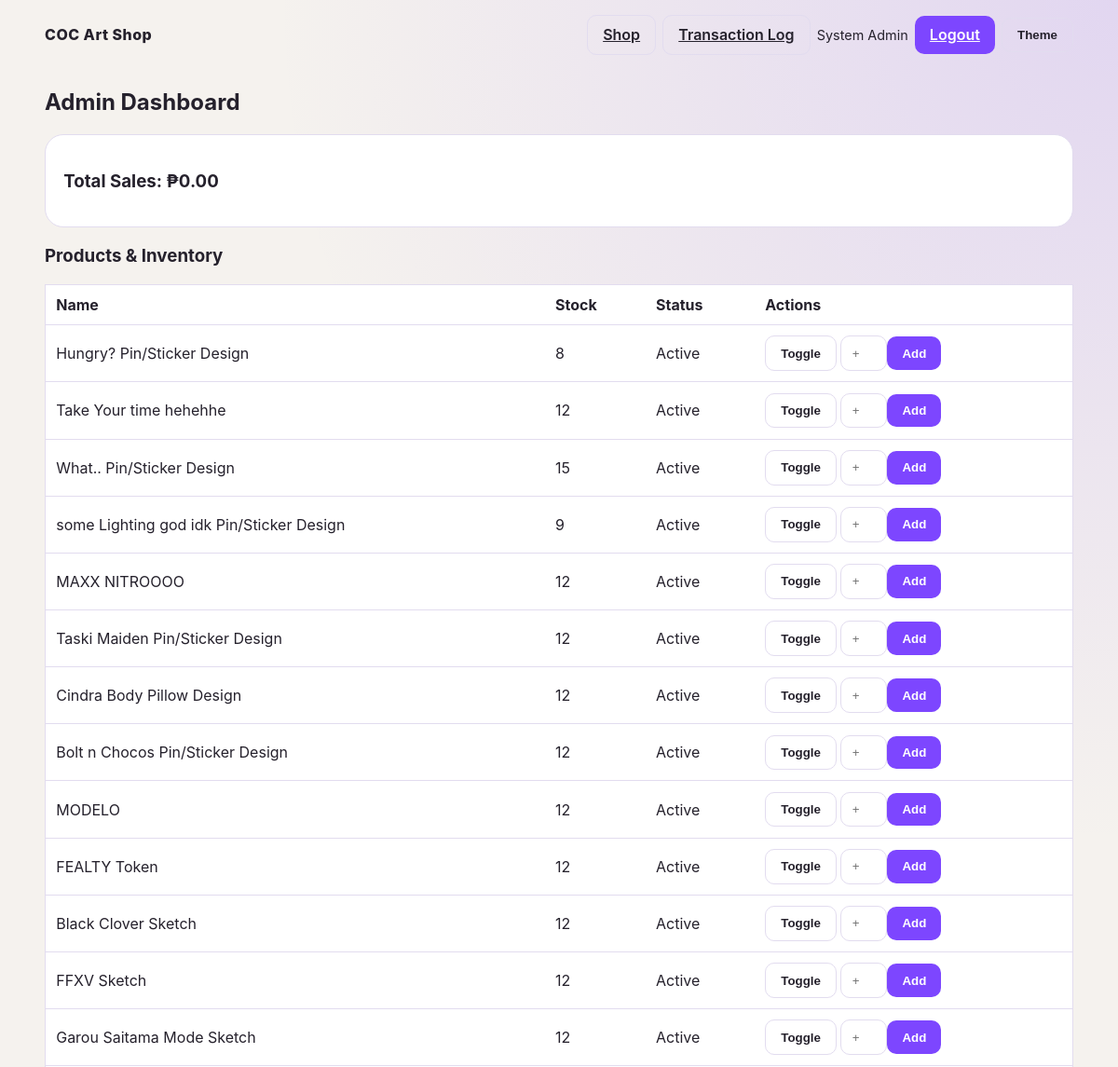
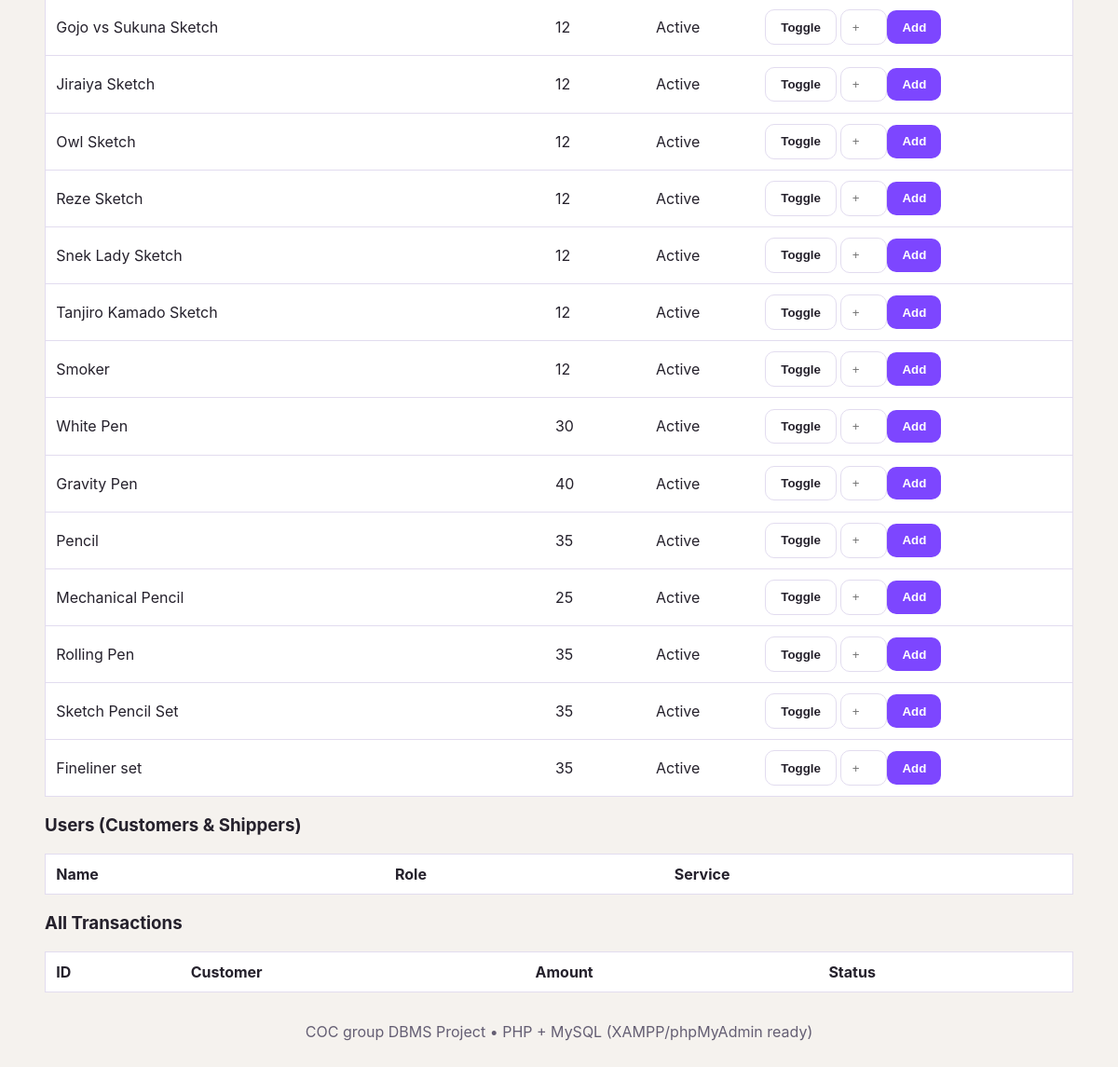
/admin.php (signed in), run on the app's committed database (2 pictures, top to bottom).
### tables this page shows
CREATE TABLE products (
    product_id INT AUTO_INCREMENT PRIMARY KEY,
    product_name VARCHAR(150) NOT NULL,
    category ENUM('Commission', 'Illustration', 'Drawing', 'Art Material') NOT NULL,
    price DECIMAL(10,2) NOT NULL,
    stock INT NOT NULL DEFAULT 20,
    image_path VARCHAR(255) DEFAULT NULL,
    description TEXT,
    is_active TINYINT(1) DEFAULT 1,
    created_at TIMESTAMP DEFAULT CURRENT_TIMESTAMP
);

### config.php (called while the page is built, shortened)
<?php
function peso(float $amount): string { return '₱' . number_format($amount, 2); }

### admin.php (the view, shortened to what this page needs)
<?php
require_once 'config.php';
$products = $pdo->query("SELECT * FROM products")->fetchAll();
$totalSales = $pdo->query("SELECT SUM(total_amount) as total FROM orders WHERE order_status != 'Cancelled'")->fetch()['total'];
require 'includes/header.php';
?>
<h2>Admin Dashboard</h2>
<div class="panel"><h3>Total Sales: <?= peso((float)$totalSales) ?></h3></div>
<h3>Products & Inventory</h3>
<table>
  <tr><th>Name</th><th>Stock</th><th>Status</th><th>Actions</th></tr>
  <?php foreach ($products as $p): ?>
  <tr>
    <td><?= htmlspecialchars($p['product_name']) ?></td>
    <td><?= $p['stock'] ?></td>
    <td><?= $p['is_active'] ? 'Active' : 'Disabled' ?></td>
    <td>
      <form method="POST" style="display:inline;"><input type="hidden" name="product_id" value="<?= $p['product_id'] ?>"><button name="toggle_product" class="btn secondary">Toggle</button></form>
      <form method="POST" style="display:inline;"><input type="hidden" name="product_id" value="<?= $p['product_id'] ?>"><input type="number" name="qty" style="width:50px" placeholder="+"><button name="restock">Add</button></form>
    </td>
  </tr>
  <?php endforeach; ?>
</table>
<h3>Users (Customers & Shippers)</h3>
<table>
  <tr><th>Name</th><th>Role</th><th>Service</th></tr>
</table>
<h3>All Transactions</h3>
<table>
  <tr><th>ID</th><th>Customer</th><th>Amount</th><th>Status</th></tr>
</table>
<?php require 'includes/footer.php'; ?>

### assets/css/styles.css (style rules this page uses)
:root { --bg: #f5f2ee; --surface: #ffffff; --text: #25212c; --muted: #645e73; --primary: #7d46ff; --accent: #ff6a88; --border: #e2dcef; --card: #fff; }
* { box-sizing: border-box; }
body { margin: 0; font-family: Inter, Segoe UI, Arial, sans-serif; background: radial-gradient(circle at top right, rgba(125,70,255,0.16), transparent 35%), var(--bg); color: var(--text); }
.btn, button { border: 0; padding: .65rem 1rem; border-radius: 10px; background: var(--primary); color: white; cursor: pointer; font-weight: 600; }
.btn.secondary { background: transparent; color: var(--text); border: 1px solid var(--border); }
.hero-card, .panel { background: var(--surface); border: 1px solid var(--border); border-radius: 20px; padding: 1.2rem; }
input, textarea, select { width: 100%; padding: .65rem .7rem; border-radius: 10px; border: 1px solid var(--border); background: var(--surface); color: var(--text); }
table { width: 100%; border-collapse: collapse; background: var(--surface); border: 1px solid var(--border); }
th, td { padding: .7rem; border-bottom: 1px solid var(--border); text-align: left; }

### data on the page
products: product_name "Hungry? Pin/Sticker Design", stock "8", is_active "Active"
products: product_name "Take Your time hehehhe", stock "12", is_active "Active"
products: product_name "What.. Pin/Sticker Design", stock "15", is_active "Active"
products: product_name "some Lighting god idk Pin/Sticker Design", stock "9", is_active "Active"
products: product_name "MAXX NITROOOO", stock "12", is_active "Active"
products: product_name "Taski Maiden Pin/Sticker Design", stock "12", is_active "Active"
products: product_name "Cindra Body Pillow Design", stock "12", is_active "Active"
products: product_name "Bolt n Chocos Pin/Sticker Design", stock "12", is_active "Active"
products: product_name "MODELO", stock "12", is_active "Active"
products: product_name "FEALTY Token", stock "12", is_active "Active"
products: product_name "Black Clover Sketch", stock "12", is_active "Active"
products: product_name "FFXV Sketch", stock "12", is_active "Active"
products: product_name "Garou Saitama Mode Sketch", stock "12", is_active "Active"
products: product_name "Gojo vs Sukuna Sketch", stock "12", is_active "Active"
products: product_name "Jiraiya Sketch", stock "12", is_active "Active"
products: product_name "Owl Sketch", stock "12", is_active "Active"
products: product_name "Reze Sketch", stock "12", is_active "Active"
products: product_name "Snek Lady Sketch", stock "12", is_active "Active"
products: product_name "Tanjiro Kamado Sketch", stock "12", is_active "Active"
products: product_name "Smoker", stock "12", is_active "Active"
products: product_name "White Pen", stock "30", is_active "Active"
products: product_name "Gravity Pen", stock "40", is_active "Active"
products: product_name "Pencil", stock "35", is_active "Active"
products: product_name "Mechanical Pencil", stock "25", is_active "Active"
products: product_name "Rolling Pen", stock "35", is_active "Active"
products: product_name "Sketch Pencil Set", stock "35", is_active "Active"
products: product_name "Fineliner set", stock "35", is_active "Active"

### other printed values
SITE_NAME "COC Art Shop"
$_SESSION['user']['full_name'] "System Admin"
peso((float)$totalSales) "₱0.00"
